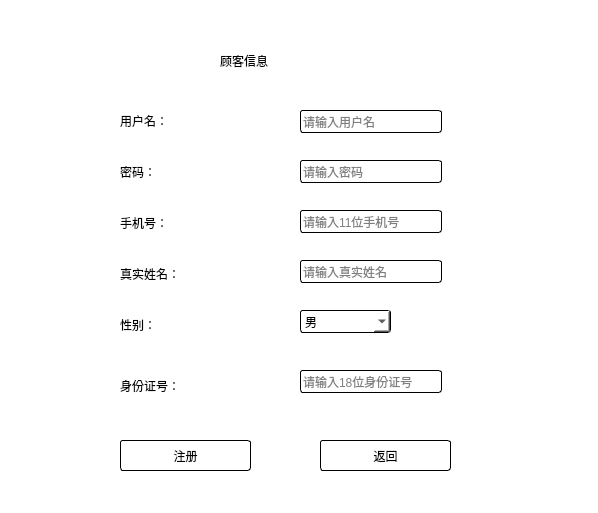
<?xml version="1.0" encoding="UTF-8"?>
<ui version="4.0">
 <class>cusRegister</class>
 <widget class="QDialog" name="cusRegister">
  <property name="geometry">
   <rect>
    <x>0</x>
    <y>0</y>
    <width>598</width>
    <height>513</height>
   </rect>
  </property>
  <property name="windowTitle">
   <string>顾客注册 </string>
  </property>
  <property name="windowIcon">
   <iconset resource="icon.qrc">
    <normaloff>:/myimages/icon/注册邀请.png</normaloff>:/myimages/icon/注册邀请.png</iconset>
  </property>
  <property name="styleSheet">
   <string notr="true">background-color: rgb(255, 255, 255);
</string>
  </property>
  <widget class="QWidget" name="layoutWidget_7">
   <property name="geometry">
    <rect>
     <x>230</x>
     <y>570</y>
     <width>271</width>
     <height>31</height>
    </rect>
   </property>
   <layout class="QHBoxLayout" name="horizontalLayout_8">
    <item>
     <widget class="QLabel" name="birthdayLabel">
      <property name="text">
       <string>生日： </string>
      </property>
     </widget>
    </item>
    <item>
     <spacer name="horizontalSpacer_8">
      <property name="orientation">
       <enum>Qt::Horizontal</enum>
      </property>
      <property name="sizeHint" stdset="0">
       <size>
        <width>40</width>
        <height>20</height>
       </size>
      </property>
     </spacer>
    </item>
    <item>
     <widget class="QDateEdit" name="dateEdit"/>
    </item>
   </layout>
  </widget>
  <widget class="QLabel" name="label">
   <property name="geometry">
    <rect>
     <x>220</x>
     <y>40</y>
     <width>221</width>
     <height>41</height>
    </rect>
   </property>
   <property name="styleSheet">
    <string notr="true">font: 25 20pt &quot;3ds Light&quot;;
font: 20pt &quot;张海山锐谐体&quot;;</string>
   </property>
   <property name="text">
    <string>顾客信息</string>
   </property>
  </widget>
  <widget class="QPushButton" name="checkButton">
   <property name="geometry">
    <rect>
     <x>120</x>
     <y>440</y>
     <width>131</width>
     <height>31</height>
    </rect>
   </property>
   <property name="focusPolicy">
    <enum>Qt::NoFocus</enum>
   </property>
   <property name="styleSheet">
    <string notr="true">font: 25 12pt &quot;3ds Light&quot;;
border-radius: 3px;
border: 1px solid rgb(0, 0, 0);
font: 12pt &quot;张海山锐谐体&quot;;</string>
   </property>
   <property name="text">
    <string>注册</string>
   </property>
  </widget>
  <widget class="QPushButton" name="returnButton">
   <property name="geometry">
    <rect>
     <x>320</x>
     <y>440</y>
     <width>131</width>
     <height>31</height>
    </rect>
   </property>
   <property name="focusPolicy">
    <enum>Qt::NoFocus</enum>
   </property>
   <property name="styleSheet">
    <string notr="true">font: 25 12pt &quot;3ds Light&quot;;
border-radius: 3px;
border: 1px solid rgb(0, 0, 0);
font: 12pt &quot;张海山锐谐体&quot;;</string>
   </property>
   <property name="text">
    <string>返回</string>
   </property>
  </widget>
  <widget class="QLabel" name="nameLabel">
   <property name="geometry">
    <rect>
     <x>120</x>
     <y>263</y>
     <width>141</width>
     <height>21</height>
    </rect>
   </property>
   <property name="styleSheet">
    <string notr="true">font: 12pt &quot;张海山锐谐体&quot;;</string>
   </property>
   <property name="text">
    <string>真实姓名： </string>
   </property>
  </widget>
  <widget class="QLabel" name="sexLabel">
   <property name="geometry">
    <rect>
     <x>120</x>
     <y>314</y>
     <width>131</width>
     <height>21</height>
    </rect>
   </property>
   <property name="styleSheet">
    <string notr="true">font: 12pt &quot;张海山锐谐体&quot;;</string>
   </property>
   <property name="text">
    <string>性别： </string>
   </property>
  </widget>
  <widget class="QLabel" name="phonenumLabel">
   <property name="geometry">
    <rect>
     <x>120</x>
     <y>212</y>
     <width>131</width>
     <height>21</height>
    </rect>
   </property>
   <property name="styleSheet">
    <string notr="true">font: 12pt &quot;张海山锐谐体&quot;;</string>
   </property>
   <property name="text">
    <string>手机号： </string>
   </property>
  </widget>
  <widget class="QLabel" name="usernameLabel">
   <property name="geometry">
    <rect>
     <x>120</x>
     <y>110</y>
     <width>131</width>
     <height>21</height>
    </rect>
   </property>
   <property name="styleSheet">
    <string notr="true">font: 12pt &quot;张海山锐谐体&quot;;</string>
   </property>
   <property name="text">
    <string>用户名： </string>
   </property>
  </widget>
  <widget class="QLabel" name="passwordLabel">
   <property name="geometry">
    <rect>
     <x>120</x>
     <y>161</y>
     <width>121</width>
     <height>21</height>
    </rect>
   </property>
   <property name="styleSheet">
    <string notr="true">font: 12pt &quot;张海山锐谐体&quot;;</string>
   </property>
   <property name="text">
    <string>密码： </string>
   </property>
  </widget>
  <widget class="QLabel" name="idLabel">
   <property name="geometry">
    <rect>
     <x>120</x>
     <y>375</y>
     <width>151</width>
     <height>21</height>
    </rect>
   </property>
   <property name="styleSheet">
    <string notr="true">font: 12pt &quot;张海山锐谐体&quot;;</string>
   </property>
   <property name="text">
    <string>身份证号： </string>
   </property>
  </widget>
  <widget class="QLineEdit" name="nameInput">
   <property name="geometry">
    <rect>
     <x>300</x>
     <y>260</y>
     <width>142</width>
     <height>23</height>
    </rect>
   </property>
   <property name="styleSheet">
    <string notr="true">border-radius: 3px;
border: 1px solid rgb(0, 0, 0);</string>
   </property>
   <property name="placeholderText">
    <string>请输入真实姓名</string>
   </property>
  </widget>
  <widget class="QComboBox" name="sexComboBox">
   <property name="geometry">
    <rect>
     <x>300</x>
     <y>310</y>
     <width>91</width>
     <height>23</height>
    </rect>
   </property>
   <property name="styleSheet">
    <string notr="true">border-radius: 3px;
border: 1px solid rgb(0, 0, 0);</string>
   </property>
   <item>
    <property name="text">
     <string>男</string>
    </property>
   </item>
   <item>
    <property name="text">
     <string>女</string>
    </property>
   </item>
  </widget>
  <widget class="QLineEdit" name="phonenumInput">
   <property name="geometry">
    <rect>
     <x>300</x>
     <y>210</y>
     <width>142</width>
     <height>23</height>
    </rect>
   </property>
   <property name="styleSheet">
    <string notr="true">border-radius: 3px;
border: 1px solid rgb(0, 0, 0);</string>
   </property>
   <property name="placeholderText">
    <string>请输入11位手机号</string>
   </property>
  </widget>
  <widget class="QLineEdit" name="usernameInput">
   <property name="geometry">
    <rect>
     <x>300</x>
     <y>110</y>
     <width>142</width>
     <height>23</height>
    </rect>
   </property>
   <property name="styleSheet">
    <string notr="true">border-radius: 3px;
border: 1px solid rgb(0, 0, 0);</string>
   </property>
   <property name="placeholderText">
    <string>请输入用户名</string>
   </property>
  </widget>
  <widget class="QLineEdit" name="passwordInput">
   <property name="geometry">
    <rect>
     <x>300</x>
     <y>160</y>
     <width>142</width>
     <height>23</height>
    </rect>
   </property>
   <property name="styleSheet">
    <string notr="true">border-radius: 3px;
border: 1px solid rgb(0, 0, 0);</string>
   </property>
   <property name="placeholderText">
    <string>请输入密码</string>
   </property>
  </widget>
  <widget class="QLineEdit" name="idInput">
   <property name="geometry">
    <rect>
     <x>300</x>
     <y>370</y>
     <width>142</width>
     <height>23</height>
    </rect>
   </property>
   <property name="styleSheet">
    <string notr="true">border-radius: 3px;
border: 1px solid rgb(0, 0, 0);</string>
   </property>
   <property name="placeholderText">
    <string>请输入18位身份证号</string>
   </property>
  </widget>
 </widget>
 <tabstops>
  <tabstop>usernameInput</tabstop>
  <tabstop>passwordInput</tabstop>
  <tabstop>phonenumInput</tabstop>
  <tabstop>nameInput</tabstop>
  <tabstop>sexComboBox</tabstop>
  <tabstop>idInput</tabstop>
  <tabstop>dateEdit</tabstop>
 </tabstops>
 <resources>
  <include location="icon.qrc"/>
 </resources>
 <connections/>
</ui>
